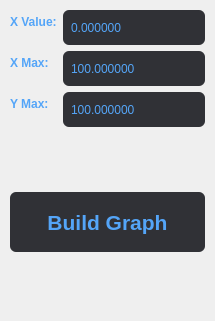
     <widget class="QWidget" name="verticalLayoutWidget_2">
      <property name="geometry">
       <rect>
        <x>710</x>
        <y>100</y>
        <width>215</width>
        <height>321</height>
       </rect>
      </property>
      <layout class="QVBoxLayout" name="verticalLayout_2">
       <property name="leftMargin">
        <number>10</number>
       </property>
       <property name="topMargin">
        <number>10</number>
       </property>
       <property name="rightMargin">
        <number>10</number>
       </property>
       <item>
        <layout class="QFormLayout" name="formLayout">
         <item row="0" column="0">
          <widget class="QLabel" name="labelXVal">
           <property name="font">
            <font>
             <bold>true</bold>
            </font>
           </property>
           <property name="styleSheet">
            <string notr="true">color: rgb(84, 165, 248);</string>
           </property>
           <property name="text">
            <string>X Value:</string>
           </property>
          </widget>
         </item>
         <item row="0" column="1">
          <widget class="QDoubleSpinBox" name="sbX">
           <property name="sizePolicy">
            <sizepolicy hsizetype="Minimum" vsizetype="Fixed">
             <horstretch>0</horstretch>
             <verstretch>0</verstretch>
            </sizepolicy>
           </property>
           <property name="minimumSize">
            <size>
             <width>0</width>
             <height>35</height>
            </size>
           </property>
           <property name="font">
            <font>
             <bold>false</bold>
            </font>
           </property>
           <property name="styleSheet">
            <string notr="true">QDoubleSpinBox {
	border-radius: 6px;
	background-color: rgb(48, 49, 54);
	color: rgb(84, 165, 248);
	padding-left: 6px;
}</string>
           </property>
           <property name="buttonSymbols">
            <enum>QAbstractSpinBox::NoButtons</enum>
           </property>
           <property name="decimals">
            <number>6</number>
           </property>
           <property name="minimum">
            <double>-1000000.000000000000000</double>
           </property>
           <property name="maximum">
            <double>1000000.000000000000000</double>
           </property>
          </widget>
         </item>
         <item row="1" column="0">
          <widget class="QLabel" name="labelXMax">
           <property name="font">
            <font>
             <bold>true</bold>
            </font>
           </property>
           <property name="styleSheet">
            <string notr="true">color: rgb(84, 165, 248);</string>
           </property>
           <property name="text">
            <string>X Max:</string>
           </property>
          </widget>
         </item>
         <item row="1" column="1">
          <widget class="QDoubleSpinBox" name="sbXMax">
           <property name="minimumSize">
            <size>
             <width>0</width>
             <height>35</height>
            </size>
           </property>
           <property name="styleSheet">
            <string notr="true">QDoubleSpinBox {
	border-radius: 6px;
	background-color: rgb(48, 49, 54);
	color: rgb(84, 165, 248);
	padding-left: 6px;
}</string>
           </property>
           <property name="buttonSymbols">
            <enum>QAbstractSpinBox::NoButtons</enum>
           </property>
           <property name="decimals">
            <number>6</number>
           </property>
           <property name="minimum">
            <double>-1000000.000000000000000</double>
           </property>
           <property name="maximum">
            <double>1000000.000000000000000</double>
           </property>
           <property name="value">
            <double>100.000000000000000</double>
           </property>
          </widget>
         </item>
         <item row="2" column="0">
          <widget class="QLabel" name="labelYMax">
           <property name="font">
            <font>
             <bold>true</bold>
            </font>
           </property>
           <property name="styleSheet">
            <string notr="true">color: rgb(84, 165, 248);</string>
           </property>
           <property name="text">
            <string>Y Max:</string>
           </property>
          </widget>
         </item>
         <item row="2" column="1">
          <widget class="QDoubleSpinBox" name="sbYMax">
           <property name="minimumSize">
            <size>
             <width>0</width>
             <height>35</height>
            </size>
           </property>
           <property name="styleSheet">
            <string notr="true">QDoubleSpinBox {
	border-radius: 6px;
	background-color: rgb(48, 49, 54);
	color: rgb(84, 165, 248);
	padding-left: 6px;
}</string>
           </property>
           <property name="buttonSymbols">
            <enum>QAbstractSpinBox::NoButtons</enum>
           </property>
           <property name="decimals">
            <number>6</number>
           </property>
           <property name="minimum">
            <double>-1000000.000000000000000</double>
           </property>
           <property name="maximum">
            <double>1000000.000000000000000</double>
           </property>
           <property name="value">
            <double>100.000000000000000</double>
           </property>
          </widget>
         </item>
        </layout>
       </item>
       <item>
        <spacer name="verticalSpacer">
         <property name="orientation">
          <enum>Qt::Vertical</enum>
         </property>
         <property name="sizeHint" stdset="0">
          <size>
           <width>20</width>
           <height>40</height>
          </size>
         </property>
        </spacer>
       </item>
       <item>
        <widget class="QPushButton" name="btnBuildPlot">
         <property name="minimumSize">
          <size>
           <width>0</width>
           <height>60</height>
          </size>
         </property>
         <property name="font">
          <font>
           <pointsize>16</pointsize>
           <bold>true</bold>
          </font>
         </property>
         <property name="styleSheet">
          <string notr="true">QPushButton {
	border-radius: 6px;
	background-color: rgb(48, 49, 54);
	color: rgb(84, 165, 248);
}

QPushButton::pressed {
	background-color: rgb(94, 152, 215);
	color: rgb(193, 216, 237);
}</string>
         </property>
         <property name="text">
          <string>Build Graph</string>
         </property>
        </widget>
       </item>
       <item>
        <spacer name="verticalSpacer_2">
         <property name="orientation">
          <enum>Qt::Vertical</enum>
         </property>
         <property name="sizeHint" stdset="0">
          <size>
           <width>20</width>
           <height>40</height>
          </size>
         </property>
        </spacer>
       </item>
      </layout>
     </widget>
